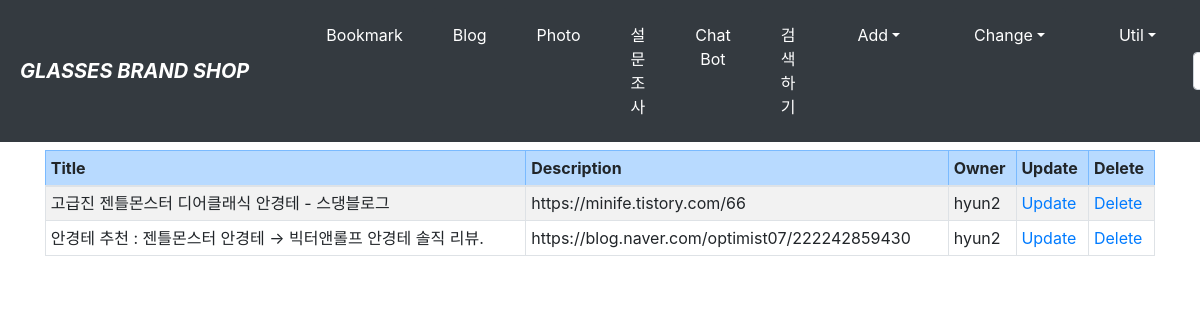
The app's page /blog/change/ (signed in) with its own data.
### blog/models.py (models this page shows, shortened)
class Post(models.Model):
    title = models.CharField(verbose_name='TITLE',max_length=50)
    slug = models.SlugField('SLUG',unique=True,allow_unicode=True,help_text='one word for title alias.')
    description = models.CharField('DESCRIPTION',max_length=100,blank=True,help_text='simple description text.')
    content = models.TextField('CONTENT')
    create_dt = models.DateTimeField('CREATE DATE',auto_now_add=True)
    modify_dt = models.DateTimeField('MODIFY DATE',auto_now=True)
    tags = TaggableManager(blank=True)
    owner = models.ForeignKey(User, on_delete=models.CASCADE, verbose_name='OWNER', blank=True, null=True)
    class Meta:
        verbose_name = 'post'
        verbose_name_plural = 'posts'
        db_table = 'blog_posts'
        ordering = ('-modify_dt',)

### blog/views.py (the view)
# urls.py: path('change/',views.PostChangeLV.as_view(), name="change",),
class PostChangeLV(LoginRequiredMixin, ListView):
    template_name = 'blog/post_change_list.html'
    def get_queryset(self):
        return Post.objects.filter(owner=self.request.user)

### blog/templates/blog/post_change_list.html (shortened to what this page needs)
{% extends "base.html" %}
{% block content %}
    <h1>Post Change - {{user}}</h1>
    <br>
    <table class="table table-bordered table-sm table-striped">
        <thead>
        <tr class="table-primary">
            <th>Title</th>
            <th>Description</th>
            <th>Owner</th>
            <th>Update</th>
            <th>Delete</th>
        </tr>
        </thead>
        <tbody>
        {% for item in object_list %}
        <tr>
            <td>{{ item.title }}</td>
            <td>{{ item.description }}</td>
            <td>{{ item.owner }}</td>
            <td><a href="{% url 'blog:update' item.id %}">Update</a></td>
            <td><a href="{% url 'blog:delete' item.id %}">Delete</a></td>
        </tr>
        {% endfor %}
        </tbody>
    </table>
{% endblock %}

### records on screen
Post: title "고급진 젠틀몬스터 디어클래식 안경테 - 스댕블로그", description "https://minife.tistory.com/66", owner "hyun2"
Post: title "안경테 추천 : 젠틀몬스터 안경테 → 빅터앤롤프 안경테 솔직 리뷰.", description "https://blog.naver.com/optimist07/222242859430", owner "hyun2"
